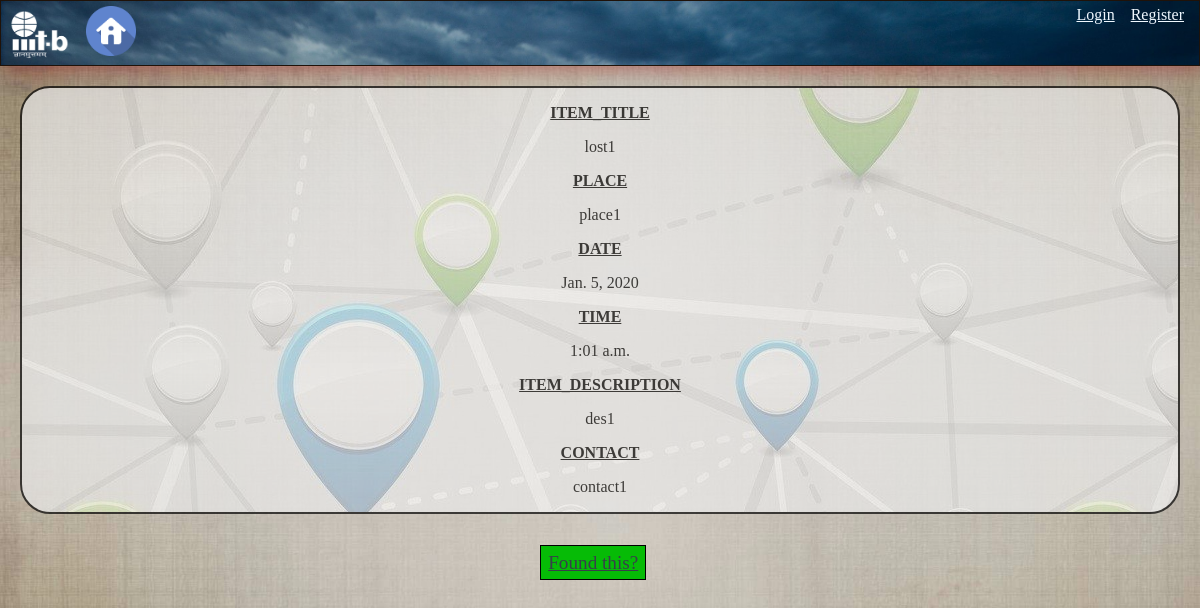
Page /profile/my_lost_things/1/ on the committed database.
### lost/models.py (models this page shows, shortened)
class itemlost(models.Model):
    product_title = models.CharField(max_length=100)
    place = models.TextField(default='Lost this item near ..')
    date = models.DateField()
    time=models.TimeField()
    description = models.TextField()
    contactme = models.CharField(max_length=150,default='email')
    username=models.CharField(max_length=100,blank=True,default='NULL')

### users/views.py (the view)
# urls.py: path('profile/my_lost_things/<int:id>/',specific_post_view1,name='specific-post-view-l'),
def specific_post_view1(request,id):
    obj1=get_object_or_404(itemlost,id=id)
    return render(request,"specific_post_lost.html",{"data":obj1})

### templates/specific_post_lost.html (shortened to what this page needs)
{%include 'base.html'%}
{%include 'header.html'%}
{% load static %}
<div class="list1 common">
    <p><u><b>ITEM_TITLE</b></u></p>
    <p> {{data.product_title}}</p>
    <p><u><b>PLACE</b></u></p>
    <p>{{data.place}}</p>
    <p><u><b>DATE</b></u></p>
    <p>{{data.date}}</p>
    <p><u><b>TIME</b></u></p>
    <p>{{data.time}}</p>
    <p><u><b>ITEM_DESCRIPTION</b></u></p>
    <p>{{data.description}}</p>
    <p><u><b>CONTACT</b></u></p>
    <p>{{data.contactme}}</p>
</div>
<a href="delete/" class="smalllinks">Found this?</a>

### static/css/style.css (style rules this page uses)
body { margin:0px; padding:0px; background-color: whitesmoke ; background-size:100%; background-image: url("images/background_header.jpg"); }
.common { margin: 20px; text-align: center; font-family: serif; color: black; border: 2px solid black; opacity: 0.7; transition: box-shadow 0.4s; background-image: url("images/background2.jpg"); border-radius: 30px; cursor: pointer; }
a:link { color:#374049 ; }
.smalllinks { font-size: 120%; border: 1px solid black; padding: 0.5% 0.6%; margin-left: 45%; background-color: #06bb06; }

### rows in the picture
itemlost: product_title "lost1", place "place1", date "Jan. 5, 2020", time "1:01 a.m.", description "des1", contactme "contact1"
